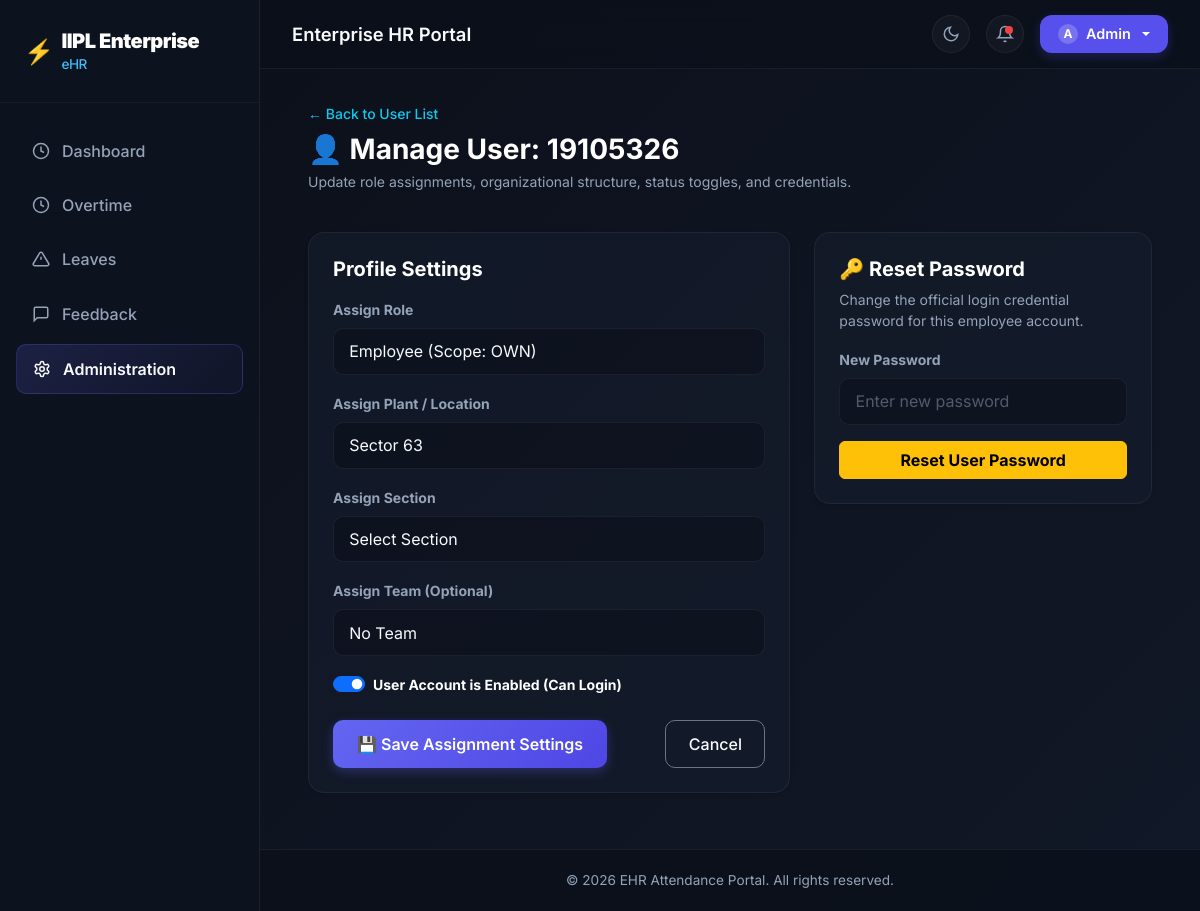
Page /admin-portal/users/8/edit/ (signed in) on the committed database.
### attendance/models.py (models this page shows, shortened)
class UserProfile(models.Model):
    user = models.OneToOneField(User, on_delete=models.CASCADE, related_name="profile")
    role = models.ForeignKey(
        Role, on_delete=models.PROTECT, related_name="profiles"
    )
    company = models.ForeignKey(Company, on_delete=models.PROTECT, related_name="profiles", null=True, blank=True)
    plant = models.ForeignKey(Plant, on_delete=models.PROTECT, related_name="profiles", null=True, blank=True)
    department = models.ForeignKey(Department, on_delete=models.PROTECT, related_name="profiles", null=True, blank=True)
    section = models.ForeignKey(
        Section, on_delete=models.SET_NULL, null=True, blank=True, related_name="profiles"
    )
    team = models.ForeignKey(Team, on_delete=models.SET_NULL, null=True, blank=True, related_name="profiles")

class Role(models.Model):
    SCOPE_CHOICES = [
        ("OWN", "Own Data Only"),
        ("TEAM", "Team Data Only"),
        ("SECTION", "Section Data Only"),
        ("DEPARTMENT", "Department Data Only"),
        ("PLANT", "Plant Data Only"),
        ("COMPANY", "Company Data Only"),
        ("ALL", "All Data"),
    ]
    name = models.CharField(max_length=100)
    code = models.CharField(max_length=50, unique=True)
    description = models.TextField(blank=True, null=True)
    data_scope = models.CharField(max_length=20, choices=SCOPE_CHOICES, default="OWN")
    is_active = models.BooleanField(default=True)
    created_by = models.ForeignKey(
        User, on_delete=models.SET_NULL, null=True, blank=True, related_name="created_roles"
    )
    created_at = models.DateTimeField(auto_now_add=True)
    updated_at = models.DateTimeField(auto_now=True)

class Plant(models.Model):
    company = models.ForeignKey(Company, on_delete=models.CASCADE, related_name="plants")
    name = models.CharField(max_length=100)
    code = models.CharField(max_length=50, unique=True)
    address = models.CharField(max_length=255, blank=True, null=True)
    city = models.CharField(max_length=100, blank=True, null=True)
    state = models.CharField(max_length=100, blank=True, null=True)
    country = models.CharField(max_length=100, blank=True, null=True)
    description = models.TextField(blank=True, null=True)
    is_active = models.BooleanField(default=True)

### attendance/views_admin.py (the view, shortened to what this page needs)
# urls.py: path("admin-portal/users/<int:user_id>/edit/", views_admin.admin_user_edit, name="admin_user_edit"),
@admin_permission_required("user.manage")
def admin_user_edit(request, user_id):
    target_user = get_object_or_404(User, id=user_id)
    profile, _ = UserProfile.objects.get_or_create(user=target_user)
    all_roles = Role.objects.filter(is_active=True).order_by("name")
    all_plants = Plant.objects.filter(company__code="ismartu", is_active=True)
    if profile.plant:
        all_plants = all_plants | Plant.objects.filter(id=profile.plant.id)
    all_plants = all_plants.distinct().order_by("name")
    all_sections = Section.objects.none()
    if profile.plant:
        all_sections = Section.objects.filter(department__plant=profile.plant, is_active=True)
        if profile.section:
            all_sections = all_sections | Section.objects.filter(id=profile.section.id)
        all_sections = all_sections.distinct().order_by("name")
    context = {
        "active_tab": "admin",
        "target_user": target_user,
        "profile": profile,
        "all_roles": all_roles,
        "all_plants": all_plants,
        "all_sections": all_sections,
    }
    return render(request, "attendance/admin/user_form.html", context)

### attendance/views_admin.py (called while the page is built, shortened)
def admin_permission_required(perm_code=None):
    def decorator(view_func):
        @wraps(view_func)
        def _wrapped_view(request, *args, **kwargs):
            if not request.user.is_authenticated:
                return redirect("login")
            if request.user.is_superuser:
                return view_func(request, *args, **kwargs)
        return _wrapped_view
    return decorator

### attendance/templates/attendance/admin/user_form.html (shortened to what this page needs)
{% extends 'attendance/base.html' %}
{% block content %}
<div class="row fade-in-el mb-4">
    <div class="col-12">
        <a href="{% url 'admin_users' %}" class="text-info text-decoration-none small fw-medium">&larr; Back to User List</a>
        <h3 class="fw-bold text-white mt-2 mb-1">👤 Manage User: {{ target_user.username }}</h3>
        <p class="text-muted small">Update role assignments, organizational structure, status toggles, and credentials.</p>
    </div>
</div>
<div class="row fade-in-el">
    <div class="col-lg-7 mb-4">
        <div class="card bg-dark border-secondary p-4 shadow-sm" style="background: var(--card-bg) !important; border: 1px solid var(--card-border) !important; border-radius: 16px;">
            <h5 class="fw-bold text-white mb-3">Profile Settings</h5>
            <form method="POST">
                <div class="mb-3">
                    <label for="role" class="form-label text-muted small fw-bold">Assign Role</label>
                    <select id="role" name="role" class="form-select form-control-custom" required>
                        {% for role in all_roles %}
                        <option value="{{ role.code }}" data-scope="{{ role.data_scope }}" {% if profile.role.code == role.code %}selected{% endif %}>{{ role.name }} (Scope: {{ role.data_scope }})</option>
                        {% endfor %}
                    </select>
                </div>
                <div class="mb-3">
                    <label for="plant" class="form-label text-muted small fw-bold">Assign Plant / Location</label>
                    <select id="plant" name="plant" class="form-select form-control-custom" required>
                        {% for pl in all_plants %}
                        <option value="{{ pl.code }}" {% if profile.plant.code == pl.code %}selected{% endif %}>{{ pl.name }}</option>
                        {% endfor %}
                    </select>
                </div>
                <div class="mb-3" id="section-group">
                    <label for="section" class="form-label text-muted small fw-bold">Assign Section</label>
                    <select id="section" name="section" class="form-select form-control-custom">
                        <option value="" {% if not profile.section %}selected{% endif %}>Select Section</option>
                    </select>
                </div>
                <div class="mb-3" id="team-group">
                    <label for="team" class="form-label text-muted small fw-bold">Assign Team (Optional)</label>
                    <select id="team" name="team" class="form-select form-control-custom">
                        <option value="" {% if not profile.team %}selected{% endif %}>No Team</option>
                    </select>
                </div>
                <div class="mb-4">
                    <div class="form-check form-switch">
                        <input class="form-check-input" type="checkbox" role="switch" id="is_active" name="is_active" {% if target_user.is_active %}checked{% endif %}>
                        <label class="form-check-label text-white small fw-bold" for="is_active">User Account is Enabled (Can Login)</label>
                    </div>
                </div>
                <div class="mt-4 d-flex justify-content-between align-items-center">
                    <button type="submit" class="btn btn-accent px-4" style="background-color: var(--primary-accent); border: none; color: #fff;">
                        💾 Save Assignment Settings
                    </button>
                    <a href="{% url 'admin_users' %}" class="btn btn-outline-custom text-white border-secondary">Cancel</a>
                </div>
            </form>
        </div>
    </div>
    <div class="col-lg-5 mb-4">
        <div class="card bg-dark border-secondary p-4 shadow-sm" style="background: var(--card-bg) !important; border: 1px solid var(--card-border) !important; border-radius: 16px;">
            <h5 class="fw-bold text-white mb-2">🔑 Reset Password</h5>
            <p class="text-muted small">Change the official login credential password for this employee account.</p>
            <form method="POST">
                <div class="mb-3">
                    <label for="new_password" class="form-label text-muted small fw-bold">New Password</label>
                    <input type="password" id="new_password" name="new_password" class="form-control form-control-custom" placeholder="Enter new password" required>
                </div>
                <button type="submit" class="btn btn-warning w-100 py-2.5 small fw-bold"
                        onclick="return confirm('Are you sure you want to reset password for this user?');">
                    Reset User Password
                </button>
            </form>
        </div>
    </div>
</div>
{% endblock %}

### attendance/templates/attendance/base.html (shortened to what this page needs)
{% load rbac_tags %}
<!DOCTYPE html>
<html lang="en">
<head>
    <link href="https://cdn.jsdelivr.net/npm/bootstrap@5.3.3/dist/css/bootstrap.min.css" rel="stylesheet">
    <link rel="stylesheet" href="https://cdn.jsdelivr.net/npm/bootstrap-icons@1.11.3/font/bootstrap-icons.min.css">
</head>
<body>
    {% if user.is_authenticated %}
    <div class="portal-wrapper">
        <aside class="sidebar-container d-none d-lg-flex">
            <div class="sidebar-header">
                <a href="/" class="sidebar-brand d-flex align-items-center gap-2">
                    <span class="fs-4 text-white">⚡</span>
                    <div>
                        <strong class="text-white">IIPL Enterprise</strong>
                        <span>eHR</span>
                    </div>
                </a>
            </div>
            <nav class="sidebar-menu">
                <a href="/?tab=dashboard"
                    class="sidebar-link {% if active_tab == 'dashboard' or not active_tab %}active{% endif %}">
                    <svg width="18" height="18" fill="none" stroke="currentColor" stroke-width="2" viewBox="0 0 24 24">
                        <circle cx="12" cy="12" r="10" />
                        <path d="M12 6v6l4 2" />
                    </svg>
                    Dashboard
                </a>
                <a href="{% url 'overtime' %}"
                    class="sidebar-link {% if request.resolver_match.url_name == 'overtime' %}active{% endif %}">
                    <svg width="18" height="18" fill="none" stroke="currentColor" stroke-width="2" viewBox="0 0 24 24">
                        <circle cx="12" cy="12" r="10" />
                        <polyline points="12 6 12 12 16 14" />
                    </svg>
                    Overtime
                </a>
                <a href="{% url 'leaves' %}"
                    class="sidebar-link {% if request.resolver_match.url_name == 'leaves' or active_tab == 'leaves' %}active{% endif %}">
                    <svg width="18" height="18" fill="none" stroke="currentColor" stroke-width="2" viewBox="0 0 24 24">
                        <path
                            d="M10.29 3.86L1.82 18a2 2 0 0 0 1.71 3h16.94a2 2 0 0 0 1.71-3L13.71 3.86a2 2 0 0 0-3.42 0z" />
                        <line x1="12" y1="9" x2="12" y2="13" />
                        <line x1="12" y1="17" x2="12.01" y2="17" />
                    </svg>
                    Leaves
                </a>
                <a href="{% url 'feedback' %}"
                    class="sidebar-link {% if request.resolver_match.url_name == 'feedback' %}active{% endif %}">
                    <svg width="18" height="18" fill="none" stroke="currentColor" stroke-width="2" viewBox="0 0 24 24">
                        <path d="M21 15a2 2 0 0 1-2 2H7l-4 4V5a2 2 0 0 1 2-2h14a2 2 0 0 1 2 2z"/>
                    </svg>
                    Feedback
                </a>
                {% if user.is_superuser or user|has_permission:"role.manage" or user|has_permission:"section.manage" or user|has_permission:"user.manage" %}
                <a href="{% url 'admin_dashboard' %}"
                    class="sidebar-link {% if active_tab == 'admin' %}active{% endif %}">
                    Administration
                </a>
                {% endif %}
            </nav>
        </aside>
        <main class="content-section">
            <header class="top-navbar">
                <div class="d-flex align-items-center gap-3">
                    <h2 class="top-navbar-title">Enterprise HR Portal</h2>
                </div>
                <div class="top-navbar-actions">
                    <div class="notification-btn" id="themeToggleBtn" onclick="toggleTheme()" title="Toggle Theme">
                        <svg width="18" height="18" fill="none" stroke="currentColor" stroke-width="2"
                            viewBox="0 0 24 24" id="themeIcon">
                            <path d="M21 12.79A9 9 0 1 1 11.21 3 7 7 0 0 0 21 12.79z"></path>
                        </svg>
                    </div>
                    <div class="notification-btn">
                        <svg width="18" height="18" fill="none" stroke="currentColor" stroke-width="2"
                            viewBox="0 0 24 24">
                            <path d="M18 8A6 6 0 0 0 6 8c0 7-3 9-3 9h18s-3-2-3-9" />
                            <path d="M13.73 21a2 2 0 0 1-3.46 0" />
                        </svg>
                        <span class="notification-badge"></span>
                    </div>
                    <div class="dropdown">
                        <button class="profile-dropdown-btn dropdown-toggle" type="button" id="userProfileDropdown"
                            data-bs-toggle="dropdown" aria-expanded="false">
                            <span class="profile-avatar-sm">
                                {{ user.username|slice:":1"|upper }}
                            </span>
                            <span class="profile-username-text">{{ user.username }}</span>
                        </button>
                    </div>
                </div>
            </header>
            <div class="container-fluid main-container fade-in-el px-lg-4 px-xl-5">
                {% block content %}{% endblock %}
            </div>
            <footer class="text-center mt-auto">
                <div class="container">
                    <p class="mb-0">&copy; 2026 EHR Attendance Portal. All rights reserved.</p>
                </div>
            </footer>
        </main>
    </div>
    {% endif %}
</body>
</html>

### rows in the picture
UserProfile: role "Employee (Scope: OWN)", plant "Sector 63", section "Select Section", team "No Team"

### other values in the picture
{{ user.username|slice:":1"|upper }} "A"
{{ user.username }} "Admin"
{{ target_user.username }} "19105326"
